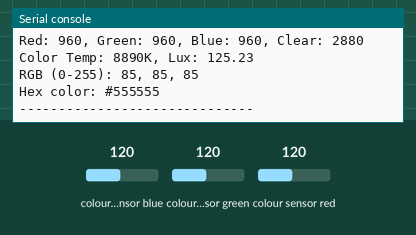
A program run on a simulated MicroPython board. Parts: the last lines printed to the serial console. Inputs (shaded band) come from the test bench; at power-on: colour sensor blue 120, colour sensor green 120, colour sensor red 120.

Above: at 1.2 s.
1.3 s: colour sensor blue set to 5
At 2.3 s:
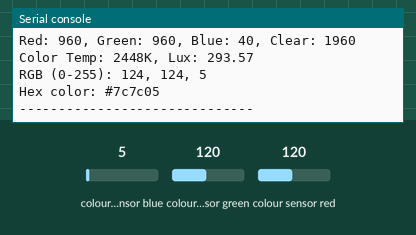
4.3 s: colour sensor green set to 5
At 5.9 s:
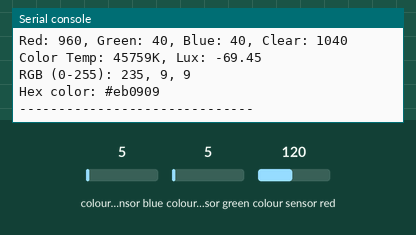
7.3 s: colour sensor red set to 64
At 8.9 s:
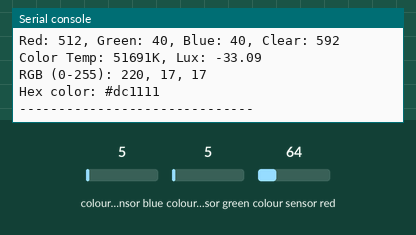
10.3 s: colour sensor blue set to 64
At 11.9 s:
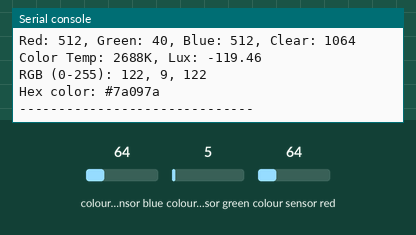
13.3 s: colour sensor green set to 128
At 14.9 s:
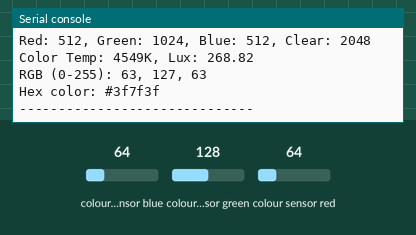
16.3 s: colour sensor red set to 5
At 17.9 s:
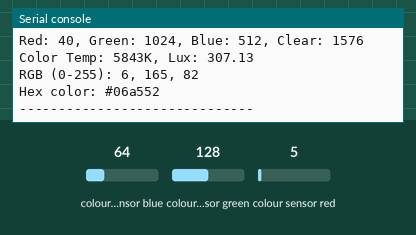
Timing chart, 0 to 19.4 s (numbered marks = the images above; inputs shaded):
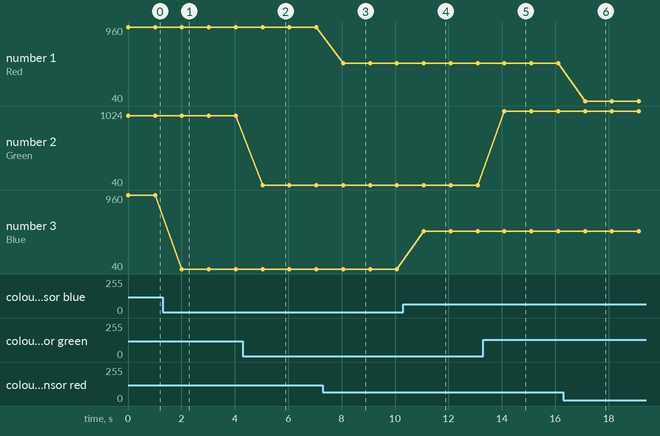

Measured:
- after the input at 1.3 s, the serial console: prints a new line after 0.72 s (image 1)
- after the input at 4.3 s, the serial console: prints a new line after 0.74 s (image 2)
- after the input at 7.3 s, the serial console: prints a new line after 0.76 s (image 3)
- after the input at 10.3 s, the serial console: prints a new line after 0.78 s (image 4)
- after the input at 13.3 s, the serial console: prints a new line after 0.80 s (image 5)
- after the input at 16.3 s, the serial console: prints a new line after 0.82 s (image 6)
- plotted number 1: 960 → 512 after the input at 7.3 s, 512 → 40 after the input at 16.3 s
- plotted number 2: 40 → 1024 after the input at 13.3 s

The program:

ColorSensor.py
```python
"""
TCS34725 Color Sensor Driver for MicroPython
Based on Adafruit's TCS34725 driver
"""

import time
import ustruct
from machine import Pin, I2C

# TCS34725 Command Register
_COMMAND_BIT = const(0x80)

# TCS34725 Registers
_REGISTER_ENABLE = const(0x00)
_REGISTER_ATIME = const(0x01)
_REGISTER_WTIME = const(0x03)
_REGISTER_AILT = const(0x04)
_REGISTER_AIHT = const(0x06)
_REGISTER_APERS = const(0x0C)
_REGISTER_CONFIG = const(0x0D)
_REGISTER_CONTROL = const(0x0F)
_REGISTER_ID = const(0x12)
_REGISTER_STATUS = const(0x13)
_REGISTER_CDATAL = const(0x14)  # Clear channel data
_REGISTER_RDATAL = const(0x16)  # Red channel data
_REGISTER_GDATAL = const(0x18)  # Green channel data
_REGISTER_BDATAL = const(0x1A)  # Blue channel data

# Enable Register Bits
_ENABLE_AIEN = const(0x10)   # RGBC Interrupt Enable
_ENABLE_WEN = const(0x08)    # Wait enable
_ENABLE_AEN = const(0x02)    # RGBC Enable
_ENABLE_PON = const(0x01)    # Power on

# Status Register Bits
_AVALID = const(0x01)        # RGBC data is valid

# Integration time settings (ms)
_INTEGRATION_TIME_2_4MS = const(0xFF)   # 2.4ms - 1 cycle
_INTEGRATION_TIME_24MS = const(0xF6)    # 24ms  - 10 cycles
_INTEGRATION_TIME_101MS = const(0xD5)   # 101ms - 42 cycles
_INTEGRATION_TIME_154MS = const(0xC0)   # 154ms - 64 cycles
_INTEGRATION_TIME_700MS = const(0x00)   # 700ms - 256 cycles

# Gain settings
_GAIN_1X = const(0x00)
_GAIN_4X = const(0x01)
_GAIN_16X = const(0x02)
_GAIN_60X = const(0x03)

_GAINS = (1, 4, 16, 60)
_CYCLES = (0, 1, 2, 3, 5, 10, 15, 20, 25, 30, 35, 40, 45, 50, 55, 60)


class TCS34725:
    """Driver for the TCS34725 color sensor."""

    def __init__(self, i2c=None, address=0x29):
        """Initialize the TCS34725 sensor.

        Args:
            i2c: I2C bus instance. If None, default pins will be used.
            address: I2C address of the sensor (default 0x29)
        """
        if i2c is None:
            self.i2c = I2C(0, scl=Pin(21), sda=Pin(20), freq=400000)
        else:
            self.i2c = i2c

        self.address = address
        self._active = False

        # Check sensor ID
        sensor_id = self.sensor_id()
        if sensor_id not in (0x44, 0x10):
            raise RuntimeError(f"Wrong sensor ID: 0x{sensor_id:02x}")

        # Initialize sensor with default settings
        self.set_integration_time(24)
        self.set_gain(4)
        self.active(True)

    def _write_register(self, register, value):
        """Write a byte to the specified register."""
        self.i2c.writeto_mem(self.address, register | _COMMAND_BIT, bytes([value]))

    def _read_register(self, register):
        """Read a byte from the specified register."""
        return self.i2c.readfrom_mem(self.address, register | _COMMAND_BIT, 1)[0]

    def _read_word(self, register):
        """Read a 16-bit word from the specified register."""
        data = self.i2c.readfrom_mem(self.address, register | _COMMAND_BIT, 2)
        return ustruct.unpack('<H', data)[0]

    def active(self, state=None):
        """Activate or deactivate the sensor.

        Args:
            state: True to activate, False to deactivate, None to get current state

        Returns:
            Current active state if state is None
        """
        if state is None:
            return self._active

        enable = self._read_register(_REGISTER_ENABLE)

        if state:
            self._write_register(_REGISTER_ENABLE, enable | _ENABLE_PON)
            time.sleep_ms(3)
            self._write_register(_REGISTER_ENABLE, enable | _ENABLE_PON | _ENABLE_AEN)
            self._active = True
        else:
            self._write_register(_REGISTER_ENABLE, enable & ~(_ENABLE_PON | _ENABLE_AEN))
            self._active = False

    def sensor_id(self):
        """Read the sensor ID."""
        return self._read_register(_REGISTER_ID)

    def set_integration_time(self, value_ms):
        """Set integration time in milliseconds.

        Args:
            value_ms: Integration time in milliseconds (2.4-700)
        """
        if value_ms <= 2.4:
            atime = _INTEGRATION_TIME_2_4MS
            self._integration_time = 2.4
        elif value_ms <= 24:
            atime = _INTEGRATION_TIME_24MS
            self._integration_time = 24
        elif value_ms <= 101:
            atime = _INTEGRATION_TIME_101MS
            self._integration_time = 101
        elif value_ms <= 154:
            atime = _INTEGRATION_TIME_154MS
            self._integration_time = 154
        else:
            atime = _INTEGRATION_TIME_700MS
            self._integration_time = 700

        self._write_register(_REGISTER_ATIME, atime)

    def set_gain(self, gain):
        """Set sensor gain.

        Args:
            gain: 1, 4, 16, or 60
        """
        if gain not in _GAINS:
            raise ValueError("Gain must be 1, 4, 16, or 60")

        control = _GAINS.index(gain)
        self._write_register(_REGISTER_CONTROL, control)
        self._gain = gain

    def _data_ready(self):
        """Check if RGBC data is ready."""
        status = self._read_register(_REGISTER_STATUS)
        return bool(status & _AVALID)

    def read_rgbc(self):
        """Read red, green, blue, and clear data.

        Returns:
            Tuple of (red, green, blue, clear) values
        """
        if not self._active:
            self.active(True)

        # Wait for data to be ready
        while not self._data_ready():
            time.sleep_ms(int(self._integration_time) + 1)

        clear = self._read_word(_REGISTER_CDATAL)
        red = self._read_word(_REGISTER_RDATAL)
        green = self._read_word(_REGISTER_GDATAL)
        blue = self._read_word(_REGISTER_BDATAL)

        return red, green, blue, clear

    def read_color_temperature(self):
        """Calculate color temperature and lux from RGBC data.

        Returns:
            Tuple of (color_temperature, lux)
        """
        r, g, b, c = self.read_rgbc()

        if c == 0:
            return 0, 0

        # Calculate XYZ
        x = -0.14282 * r + 1.54924 * g + -0.95641 * b
        y = -0.32466 * r + 1.57837 * g + -0.73191 * b
        z = -0.68202 * r + 0.77073 * g + 0.56332 * b

        # Calculate chromaticity coordinates
        xc = x / (x + y + z)
        yc = y / (x + y + z)

        # Calculate CCT (Correlated Color Temperature)
        n = (xc - 0.3320) / (0.1858 - yc)
        cct = 449.0 * n**3 + 3525.0 * n**2 + 6823.3 * n + 5520.33

        # Lux calculation
        lux = y / (self._integration_time * self._gain / 24.0)

        return cct, lux

    def read_rgb_normalized(self):
        """Read RGB values normalized to 0-255 range.

        Returns:
            Tuple of (red, green, blue) values in 0-255 range
        """
        r, g, b, c = self.read_rgbc()

        if c == 0:
            return 0, 0, 0

        red = int((r / c) * 255)
        green = int((g / c) * 255)
        blue = int((b / c) * 255)

        return red, green, blue

    def read_rgb_hex(self):
        """Read RGB color as hex string.

        Returns:
            Hex color string (e.g. "FF0000" for red)
        """
        r, g, b = self.read_rgb_normalized()
        return f"{r:02x}{g:02x}{b:02x}"

    def set_interrupt(self, enabled=True, persistence=0):
        """Enable or disable interrupt.

        Args:
            enabled: True to enable, False to disable
            persistence: Number of consecutive values needed to trigger interrupt
        """
        enable = self._read_register(_REGISTER_ENABLE)

        if enabled:
            if persistence not in _CYCLES:
                raise ValueError("Invalid persistence value")

            self._write_register(_REGISTER_ENABLE, enable | _ENABLE_AIEN)
            self._write_register(_REGISTER_APERS, _CYCLES.index(persistence))
        else:
            self._write_register(_REGISTER_ENABLE, enable & ~_ENABLE_AIEN)

    def set_interrupt_limits(self, low=0, high=0xFFFF):
        """Set interrupt thresholds.

        Args:
            low: Low threshold (16-bit)
            high: High threshold (16-bit)
        """
        self.i2c.writeto_mem(self.address, _REGISTER_AILT | _COMMAND_BIT, ustruct.pack('<H', low))
        self.i2c.writeto_mem(self.address, _REGISTER_AIHT | _COMMAND_BIT, ustruct.pack('<H', high))

    def clear_interrupt(self):
        """Clear interrupt flag."""
        self.i2c.writeto(self.address, b'\xE6')

    def __del__(self):
        """Cleanup when object is deleted."""
        self.active(False)


# Example usage:
if __name__ == "__main__":
    # Initialize the sensor
    sensor = TCS34725()

    # Set integration time to 24ms and gain to 4x
    sensor.set_integration_time(24)
    sensor.set_gain(4)

    while True:
        # Read RGB values
        r, g, b, c = sensor.read_rgbc()
        print(f"Red: {r}, Green: {g}, Blue: {b}, Clear: {c}")

        # Read color temperature and lux
        temp, lux = sensor.read_color_temperature()
        print(f"Color Temp: {temp:.0f}K, Lux: {lux:.2f}")

        # Read normalized RGB values
        r_norm, g_norm, b_norm = sensor.read_rgb_normalized()
        print(f"RGB (0-255): {r_norm}, {g_norm}, {b_norm}")

        # Read hex color
        hex_color = sensor.read_rgb_hex()
        print(f"Hex color: #{hex_color}")

        print("-" * 30)
        time.sleep(1)
```
